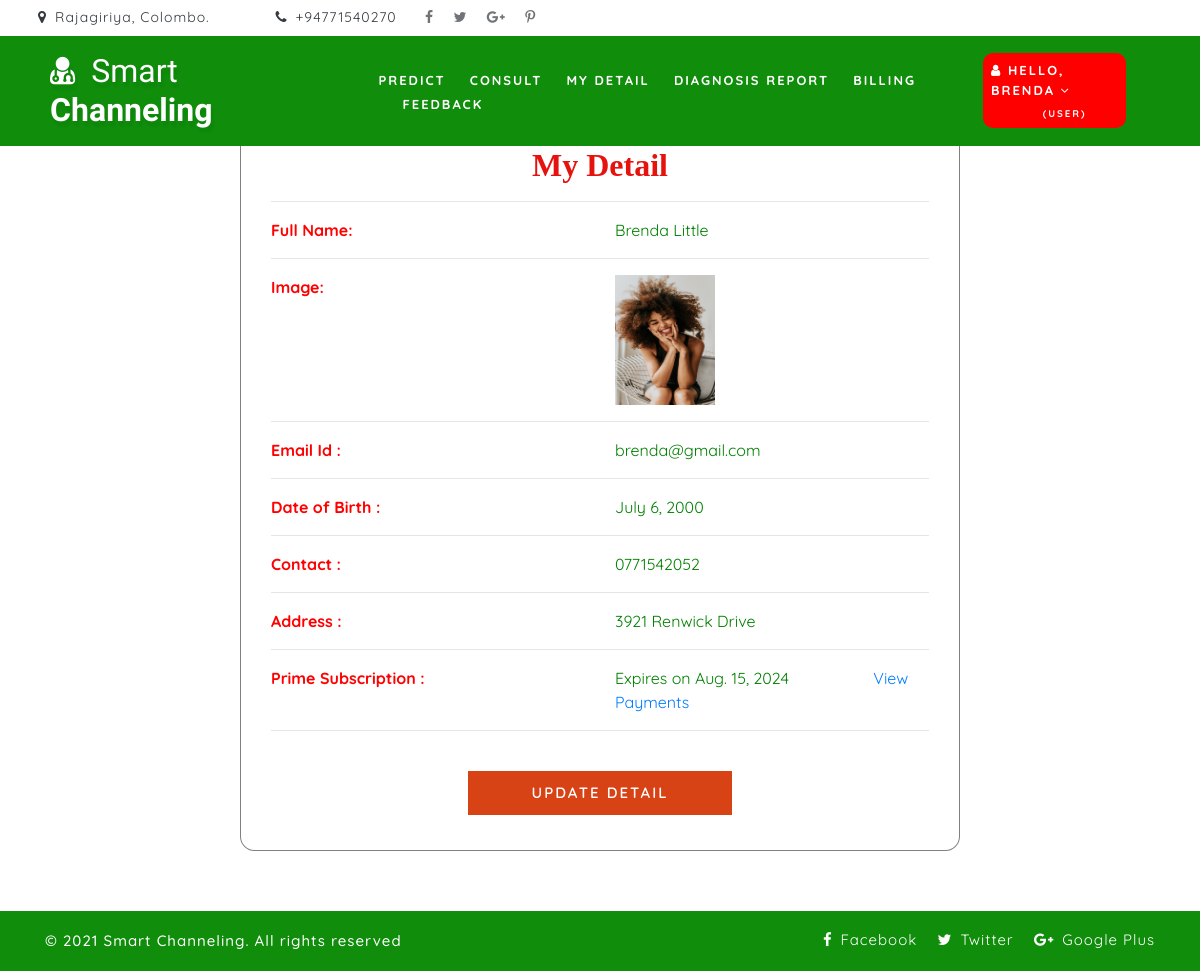
The page /profile (signed in) on the database its author committed.
### smartapp/models.py (models this page shows, shortened)
class UserProfile(models.Model):
    user = models.ForeignKey(User, on_delete=models.CASCADE, null=True)
    contact = models.CharField(max_length=100, null=True)
    nic = models.CharField(max_length=14, null=True)
    address = models.CharField(max_length=100, null=True)
    dob = models.DateField(null=True)
    image = models.FileField(upload_to=user_directory_path, null=True)
    prime_subscription = models.DateField(null=True, blank=True)

### smartapp/views.py (the view)
# urls.py: path('profile', views.View_My_Detail, name="profile"),
def View_My_Detail(request):
    user = User.objects.get(id=request.user.id)
    sign = UserProfile.objects.get(user=user)
    if sign.prime_subscription == None:
        prime_status = 'no_plan'
    elif datetime.date.today() >= sign.prime_subscription:
        prime_status = 'expired'
    else:
        prime_status = 'active'
    print(prime_status)
    d ={'pro':sign, 'ps':prime_status}
    return render(request, 'profile.html',d)

### smartapp/templates/profile.html (shortened to what this page needs)
{% extends 'index.html' %}
{% load static %}
{% block body %}
<div class="container" style="width:60%;margin-top:8%;margin-bottom:5%;background:white;border-radius:2%;border:1px solid grey">
    <h2 style="font-weight:bold;font-family:Garamond, serif; color : #E6120E ;margin-top:2%" align="center">My Detail</h2>
<div align="left" class="container-fluid" style="width:100%;margin-bottom:5%">
    <hr><div class="row" >
        <div class="col-md-6 div2">
            <strong>Full Name:</strong>
        </div>
        <div class="col-md-6 div1">
            {{pro.user.first_name}} {{pro.user.last_name}}
        </div>
    </div><hr>
    <div class="row">
        <div class="col-md-6 div2">
            <strong>Image:</strong>
        </div>
        <div class="col-md-6">
            <img src="{{pro.image.url}}" style="width:100px;height:130px"></img>
        </div></div><hr>
    <div class="row">
        <div class="col-md-6 div2">
            <strong>Email Id :</strong>
        </div>
        <div class="col-md-6 div1">
            {{pro.user.email}}
        </div>
    </div><hr>
     <div class="row">
        <div class="col-md-6 div2">
            <strong>Date of Birth :</strong>
        </div>
        <div class="col-md-6 div1">
            {{pro.dob}}
        </div>
    </div><hr>
     <div class="row">
        <div class="col-md-6 div2">
            <strong>Contact :</strong>
        </div>
        <div class="col-md-6 div1">
            {{pro.contact}}
        </div>
     </div><hr>
    <div class="row">
        <div class="col-md-6 div2">
            <strong>Address :</strong>
        </div>
        <div class="col-md-6 div1">
            {{pro.address}}
        </div>
    </div><hr>
    <div class="row">
        <div class="col-md-6 div2">
            <strong>Prime Subscription :</strong>
        </div>
        <div class="col-md-6 div1">
            {% ifequal ps "active" %} Expires on {{pro.prime_subscription}} {% endifequal %}
            <a style="margin-left: 5rem;" href="{% url 'payment_history' %}">View Payments</a>
        </div>
    </div><hr>
   <center> <div class="login px-sm-8" style="width:40%">
    <form action="{% url 'update_profile' %}" method="">
        <button type="submit" class="btn submit mt-4" style="width:100%">Update Detail</button>
    </form>
    </div>
       </center>
</div>
</div>
{% endblock %}

### smartapp/templates/index.html (shortened to what this page needs)
<!DOCTYPE html>
{% load static %}
<html lang="zxx" xmlns:border="http://www.w3.org/1999/xhtml">
<head>
	<link rel="stylesheet" href="{% static 'css/bootstrap.css' %}">
	<link href="{% static 'css/css_slider.css' %}" type="text/css" rel="stylesheet" media="all">
	<link rel="stylesheet" href="{% static 'css/style.css' %}" type="text/css" media="all" />
	<link href="{% static 'css/font-awesome.min.css' %}" rel="stylesheet">
<link rel='stylesheet' type='text/css' href="https://cdn.datatables.net/1.10.21/css/jquery.dataTables.min.css">
<link rel='stylesheet' type='text/css' href="https://cdn.datatables.net/buttons/1.6.2/css/buttons.dataTables.min.css">
</head>
<body>
	<div id="home" style="margin-bottom:2%">
		<header>
			<div class="top-bar py-1">
				<div class="container">
					<div class="row">
						<div class="col-xl-6 col-lg-6 col-md-8 top-social-agile text-lg-left text-center">
							<div class="row">
								<div class="col-5 header-top_w3layouts">
									<p class="text-bl">
										<span class="fa fa-map-marker mr-2"></span>Rajagiriya, Colombo.
									</p>
								</div>
								<div class="col-3 header-top_w3layouts">
									<p class="text-bl">
										<span class="fa fa-phone mr-2"></span>+94771540270
									</p>
								</div>
								<ul class="col-4 top-right-info">
									<li>
										<a href="#">
											<span class="fa fa-facebook-f"></span>
										</a>
									</li>
									<li class="mx-3">
										<a href="#">
											<span class="fa fa-twitter"></span>
										</a>
									</li>
									<li>
										<a href="#">
											<span class="fa fa-google-plus"></span>
										</a>
									</li>
									<li class="ml-3">
										<a href="#">
											<span class="fa fa-pinterest-p"></span>
										</a>
									</li>
								</ul>
							</div>
						</div>
						<div class="col-xl-7 col-lg-6 col-md-4 top-social-agile text-md-right text-center mt-md-0 mt-2">
							<div class="row">
								<div class="col-xl-3 col-lg-4 col-6 top-w3layouts p-md-0 text-right">
								</div>
								<div class="col-xl-3 col-lg-4 col-6 header-w3layouts text-md-right text-left">
								</div>
							</div>
						</div>
					</div>
				</div>
			</div>
		</header>
		<div class="main-top" style="background:#0f8d0b">
			<div class="container-fluid">
				<div class="header d-md-flex justify-content-between align-items-center py-3">
					<div id="logo" style="margin-left:3%">
						<h1>
							<a href="{% url 'home' %}">
								<span class="fa fa-user-md mr-2"></span>
								<span class="logo-sp">Smart</span> Channeling
							</a>
						</h1>
					</div>
					{% if request.user.is_staff %}
					<div class="nav_w3ls" style="margin-right:1%">
						<nav>
							<label for="drop1" class="toggle">Menu</label>
							<input type="checkbox" id="drop1" />
							<ul class="menu" style="padding:15px;width:100%">
								<li class="mx-lg-4 mx-md-3 my-md-0 my-2"><a href="{% url 'admin_home' %}">Dashboard</a></li>
								{% if request.user.is_superuser %}
								<li>
									<label for="drop-2" class="toggle toogle-2"> <span class="fa fa-angle-down" aria-hidden="true"></span>
									</label>
									<a href="#"> Doctors <span class="fa fa-angle-down" aria-hidden="true"></span></a>
									<ul style="margin-top:2%;width:30%;margin-right:4%">
										<li style="width:100%;"><a href="{% url 'add_doctor' %}" class="drop-text">Add Doctor</a></li>
										<li style="width:100%;"><a href="{% url 'manage_doctor' %}" class="drop-text">Manage Doctor</a></li>
									</ul>
								</li>
								{% endif %}
								<li class="mx-lg-4 mx-md-3 my-md-0 my-2">
									<label for="drop-2" class="toggle toogle-2"> <span class="fa fa-angle-down" aria-hidden="true"></span>
									</label>
									<a href="#"> Articles <span class="fa fa-angle-down" aria-hidden="true"></span></a>
									<ul style="margin-top:2%;width:45%;margin-right:4%">
										<li style="width:100%;"><a href="{% url 'add_article' %}" class="drop-text">Add Articles</a></li>
										<li style="width:100%;"><a href="{% url 'manage_article' %}" class="drop-text">Manage Articles</a></li>
									</ul>
								</li>
								{%if request.user.is_superuser == False %}
								<li class="mx-lg-4 mx-md-3 my-md-0 my-2"><a href="{% url 'view_requests' %}">Requests</a></li>
								{% endif %}
								{% if request.user.is_superuser %}
								<li><a href="{% url 'manage_user' %}">Manage Users</a></li>
								<li class="mx-lg-4 mx-md-3 my-md-0 my-2"><a href="{% url 'view_feedback' %}">View Feedback</a></li>
								{% endif %}
							</ul>
						</nav>
					</div>
					<div class="nav_w3ls" style="margin-right:3%">
						<nav>
							<label for="drop2" class="toggle">Menu</label>
							<input type="checkbox" id="drop2" />
							<ul class="menu">
								<li class="mx-lg-4 mx-md-3 my-md-0 my-2" style="background:red;padding:8px;border-radius:10px">
									<label for="drop-2" class="toggle toogle-2"> <span class="fa fa-angle-down" aria-hidden="true"></span>
									</label>
									<a href="#"><i class="fa fa-user"></i> Hello, {{request.user.username}} <span class="fa fa-angle-down" aria-hidden="true"></span>
									<br><sub>{% if request.user.is_superuser %}&emsp;&emsp;&emsp;&emsp;(Admin) {% else %} &emsp;&emsp;&emsp;(Doctor) {% endif %}</sub></a>
									<ul style="margin-top:10%;width:80%;margin-right:5%">
										<li style="width:100%;"><a href="{% url 'change_password' %}" class="drop-text">Password</a></li>
										<li style="width:100%;"><a href="{% url 'logout' %}" class="drop-text">Logout</a></li>
									</ul>
								</li>
							</ul>
						</nav>
					</div>
					{% else %}
					{% if request.user.is_authenticated %}
					<div class="nav_w3ls" style="margin-left:5%;font-weight:bold">
						<nav>
							<ul class="menu" style="padding:15px;width:100%">
								<li><a href="{% url 'predict' %}">Predict</a></li>
								<li class="mx-lg-4 mx-md-3 my-md-0 my-2"><a href="{% url 'consult' %}">Consult</a></li>
								<li><a href="{% url 'profile' %}">My Detail</a></li>
								<li class="mx-lg-4 mx-md-3 my-md-0 my-2"><a href="{% url 'report' %}">Diagnosis Report</a></li>
								<li><a href="{% url 'checkout' %}">Billing</a></li>
								<li class="mx-lg-4 mx-md-3 my-md-0 my-2"><a href="{% url 'send_feedback' %}">Feedback</a></li>
							</ul>
						</nav>
					</div>
					<div class="nav_w3ls" style="margin-right:3%">
						<nav>
							<ul class="menu">
								<li class="mx-lg-4 mx-md-3 my-md-0 my-2" style="background:red;padding:8px;border-radius:10px">
									<a href="#"><i class="fa fa-user"></i> Hello, {{request.user.username}} <span class="fa fa-angle-down" aria-hidden="true"> </span>
											<br><sub>&emsp;&emsp;&emsp;&emsp;&nbsp;(User)</sub></a>
								</li>
							</ul>
						</nav>
					</div>
					{% endif %}
					{% endif %}
				</div>
			</div>
		</div>
		{% block body %}
		{% endblock %}
	</div>
	<footer style="bottom:0; width:100%; position:relative">
		<div class="copy-w3pvt" style="background:#0f8d0b;color:white;">
		<div class="container py-3">
			<div class="row">
				<div class="col-lg-7 w3ls_footer_grid1_left text-lg-left text-center">
					<p style="color:white">&copy; 2021 Smart Channeling. All rights reserved</a>
					</p>
				</div>
				<div class="col-lg-5 w3ls_footer_grid_left1_pos text-lg-right text-center mt-lg-0 mt-2">
					<ul style="color:white">
						<li>
							<a href="#" style="color:white" class="facebook">
								<span class="fa fa-facebook-f mr-2"></span>Facebook</a>
						</li>
						<li class="mx-3">
							<a href="#" style="color:white" class="twitter">
								<span class="fa fa-twitter mr-2"></span>Twitter</a>
						</li>
						<li>
							<a href="#" style="color:white" class="google">
								<span class="fa fa-google-plus mr-2"></span>Google Plus</a>
						</li>
					</ul>
				</div>
			</div>
		</div>
	</div>
	</footer>
</body>
</html>

### smartapp/static/css/style.css (style rules this page uses)
body { padding: 0; margin: 0; background: #FFF; font-family: 'Quicksand', sans-serif; }
body a, body button { transition: 0.5s all; -webkit-transition: 0.5s all; -moz-transition: 0.5s all; -o-transition: 0.5s all; -ms-transition: 0.5s all; text-decoration: none; }
html { scroll-behavior: smooth; }
h1, h2, h3, h4, h5, h6 { margin: 0; padding: 0; font-family: 'Mukta', sans-serif; }
p { margin: 0; padding: 0; font-size: 15px; letter-spacing: 1px; line-height: 1.9; color: #999; font-family: 'Quicksand', sans-serif; }
ul, ol { margin: 0; padding: 0; }
.text-bl { color: #343a40; }
.header-top_w3layouts { padding: 0 .5em; }
.top-right-info li { display: inline-block; }
.top-right-info li span { color: #343a40; font-size: 14px; transition: 0.5s all; -webkit-transition: 0.5s all; -moz-transition: 0.5s all; -o-transition: 0.5s all; -ms-transition: 0.5s all; -ms-transition: 0.5s all; opacity:0.7; }
.header-top_w3layouts p, .header-w3layouts p, .top-w3layouts p { font-size: 14px; }
#home { position: relative; }
.main-top { position: absolute; z-index: 999; width: 100%; background: rgba(0, 0, 0, 0.4); }
nav { margin: 0; padding: 0; color: #f8f9fa; }
#logo a { float: left; display: initial; font-weight: 700; font-size: 32px; color: #fff; text-shadow: 2px 5px 3px rgba(0, 0, 0, 0.06); padding: 0; }
span.logo-sp { font-weight: 100; }
nav:after { content: ""; display: table; clear: both; }
nav ul { float: right; padding: 0; margin: 0; list-style: none; position: relative; }
nav ul li { margin: 0px; display: inline-block; float: left; }
nav a { padding: 0; color: #fff; font-size: 13px; letter-spacing: 2px; font-weight: 700; text-transform: uppercase; display: inline-block; transition: 0.5s all; -webkit-transition: 0.5s all; -moz-transition: 0.5s all; -o-transition: 0.5s all; -ms-transition: 0.5s all; }
li>a:only-child:after { content: ''; }
footer { background: url(../images/bg3.jpg) no-repeat center; background-size: cover; -webkit-background-size: cover; -moz-background-size: cover; -o-background-size: cover; -ms-background-size: cover; }
.w3ls_footer_grid_left1_pos ul li, ul.list-part li { display: inline-block; }
.w3ls_footer_grid_left1_pos ul li a { color: #000; text-decoration: none; letter-spacing: 1px; font-size: 15px; }
.w3ls_footer_grid1_left p { color: #484848; font-weight: 500; }
.login button { background: #d84315; color: #fff; font-weight: 600; letter-spacing: 2px; font-size: 15px; padding: 10px 30px; text-transform: uppercase; border-radius: 0px; }

### smartapp/templates/profile.html (style rules this page uses)
.div1 { color:green; }
.div2 { color:red; }

### rows shown on the page
UserProfile: user.first_name "Brenda", user.last_name "Little", image (picture), user.email "brenda@gmail.com", dob "July 6, 2000", contact "0771542052", address "3921 Renwick Drive", prime_subscription "Aug. 15, 2024"

### other values the page prints
{{ request.user.username }} "BRENDA"
